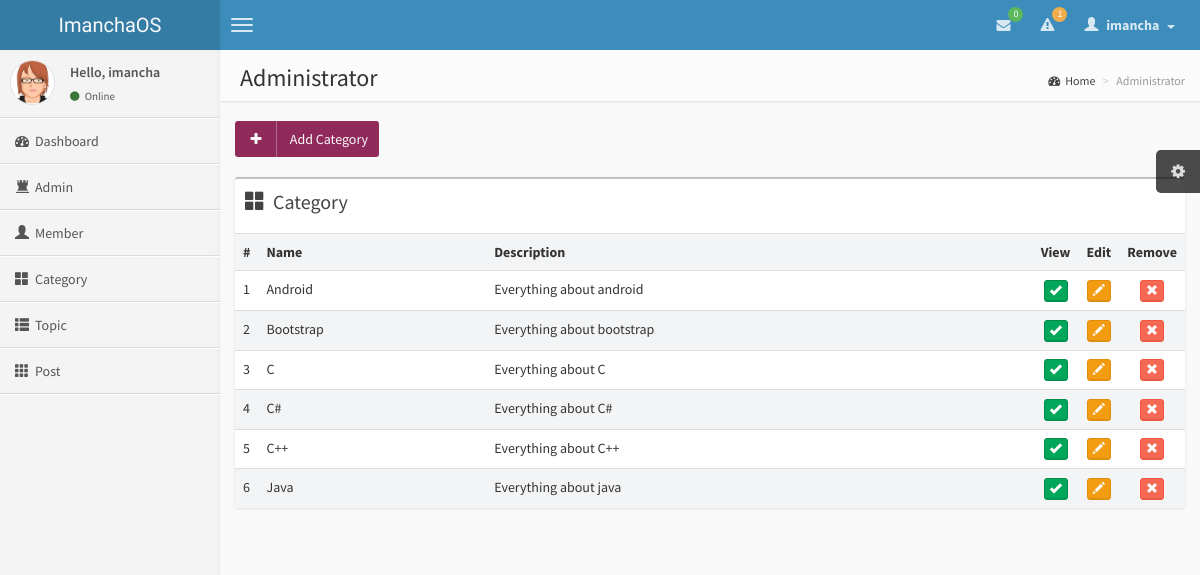
Screenshot of /admin.php?view=category (signed in) with the database file from the repository.
### tables this page shows
CREATE TABLE IF NOT EXISTS `category` (
  `id_category` int(11) NOT NULL AUTO_INCREMENT,
  `name_category` varchar(30) NOT NULL,
  `description` varchar(50) NOT NULL,
  PRIMARY KEY (`id_category`)
);

### admin.php (the view, shortened to what this page needs)
<?php include_once('function.inc');
	if(isset($_SESSION['id'])){
		if($_SESSION['level'] == "admin"){
			$view = $_GET['view'];
			if($view == "admin"){
				mysql_open();
				if(isset($_POST['submit'])){
					$sql = "SELECT id,username FROM user WHERE username='".$_POST['name']."' OR email='".$_POST['name']."' LIMIT 1";
					$res = mysql_query($sql) or die(mysql_error());
					if(mysql_num_rows($res) == 1){
						$row = mysql_fetch_array($res);
						$sql0 = "UPDATE user SET level='admin' WHERE id='".$row['id']."' LIMIT 1";
						$res0 = mysql_query($sql0) or die(mysql_error());
						if($res0){
							$content = "<div class='alert alert-success alert-dismissable'>
														<i class='fa fa-check'></i>
														<button type='button' class='close' data-dismiss='alert' aria-hidden='true'>&times</button>
														<b>".$row['username']."</b> added as Admin.
													</div>";
						}else{
							$content = "<div class='alert alert-warning alert-dismissable'>
														<i class='fa fa-warning'></i>
														<button type='button' class='close' data-dismiss='alert' aria-hidden='true'>&times</button>
														An error has occured. Please try again.
													</div>";
						}
					}else{
						$content = "<div class='alert alert-danger alert-dismissable'>
													<i class='fa fa-danger'></i>
													<button type='button' class='close' data-dismiss='alert' aria-hidden='true'>&times</button>
													<b>Username</b> did not match. Please try again.
												</div>";
					}
				}
				if(isset($_POST['remove'])){
					$sql0 = "UPDATE user SET level='member' WHERE id='".$_POST['id']."' LIMIT 1";
					$res0 = mysql_query($sql0) or die(mysql_error());
					if($res0){
						$content = "<div class='alert alert-success alert-dismissable'>
													<i class='fa fa-check'></i>
													<button type='button' class='close' data-dismiss='alert' aria-hidden='true'>&times</button>
													<b>".$_POST['name']."</b> removed from Admin.
												</div>";
					}
				}
				$content .= "<div class='row'>
											<div class='col-md-2'>
												<button class='btn bg-purple btn-social' data-toggle='collapse' data-target='#add'><i class='fa fa-plus'></i><span> Add Admin</span></button>
											</div>
											<div class='col-md-8'>
												<div id='add' class='collapse'>
													<form action='' method='post'>
														<div class='input-group'>
															<input name='name' type='text' class='form-control' placeholder='Type username or email'>
															<div class='input-group-btn'>
																<button class='btn bg-purple' name='submit' type='submit'><i class='fa fa-plus'></i></button>
															</div>
														</div>
													</form>
												</div>
											</div>
										</div><br>";
				$content .= '<div class="box">
												<div class="box-header"><h3 class="box-title"><i class="glyphicon glyphicon-tower"></i> &nbsp;Admin</h3></div>
												<div class="box-body no-padding">';
				$sql = "SELECT * FROM user WHERE level='admin'";
				$res = mysql_query($sql) or die(mysql_error());
				if(mysql_num_rows($res) > 0){
					$content .= '<table class="table table-striped">
												<tbody>
													<tr><th style="width: 10px">#</th><th>Username</th><th>Name</th><th>City</th><th>Email</th><th style="width: 20px">View</th><th style="width: 20px">Remove</th></tr>';
					while($row = mysql_fetch_array($res)){
						$content .= '<tr>
													<td>'.++$i.'</td>
													<td>'.$row['username'].'</td>
													<td>'.$row['name'].'</td>
													<td>'.$row['city'].'</td>
													<td>'.$row['email'].'</td>
													<td style="text-align:center"><button onClick="window.location=\'profile.php?user='.$row['id'].'\'" class="btn btn-success btn-xs"><i class="glyphicon glyphicon-ok"></i></button></td>
													<td style="text-align:center">
														<form action="" method="post">
															<input type="hidden" name="id" value="'.$row['id'].'">
															<input type="hidden" name="name" value="'.$row['username'].'">
															<button name="remove" class="btn btn-danger btn-xs"><i class="glyphicon glyphicon-remove"></i></button>
														</form>
													</td>
												</tr>';
					}
					$content .= '</tbody></table>';
				}
				$content .= '</div></div>';
				mysql_close();
			}else if($view == "category"){
				$content .= "<div class='row'>
											<div class='col-md-2'>
												<button class='btn bg-maroon btn-social' data-toggle='collapse' data-target='#add'><i class='fa fa-plus'></i><span> Add Category</span></button>
											</div>
											<div class='col-md-10'>
												<div id='add' class='collapse'>
													<form action='' method='post'>
														<div class='col-md-5'>
															<input name='name' type='text' class='form-control' placeholder='Category Name' required>
														</div>
														<div class='col-md-6'>
															<input name='desc' type='text' class='form-control' placeholder='Description' required>
														</div>
															<div class='col-md-1'>
																<button class='btn bg-maroon' name='add' type='submit'><i class='fa fa-plus'></i></button>
															</div>
													</form>
												</div>
												$edit
											</div>
										</div><br>";
				$content .= '<div class="box">
												<div class="box-header"><h3 class="box-title"><i class="glyphicon glyphicon-th-large"></i> &nbsp;Category</h3></div>
												<div class="box-body no-padding">';
				$sql = "SELECT * FROM category ORDER BY name_category ASC";
				$res = mysql_query($sql) or die(mysql_error());
				if(mysql_num_rows($res) > 0){
					$content .= '<table class="table table-striped">
												<tbody>
													<tr><th style="width: 10px">#</th><th>Name</th><th>Description</th><th style="width: 20px">View</th><th style="width: 20px">Edit</th><th style="width: 20px">Remove</th></tr>';
					while($row = mysql_fetch_array($res)){
						$content .= '<tr>
													<td>'.++$i.'</td>
													<td>'.$row['name_category'].'</td>
													<td>'.$row['description'].'</td>
													<td style="text-align:center"><button onClick="window.location=\'category.php?cid='.$row['id_category'].'&title='.$row['name_category'].'\'" class="btn btn-success btn-xs"><i class="glyphicon glyphicon-ok"></i></button></td>
													<form action="" method="post">
														<input type="hidden" name="id" value="'.$row['id_category'].'">
														<input type="hidden" name="name" value="'.$row['name_category'].'">
														<td style="text-align:center"><button name="edit" class="btn btn-warning btn-xs"><i class="glyphicon glyphicon-pencil"></i></button></td>
														<td style="text-align:center"><button name="remove" class="btn btn-danger btn-xs"><i class="glyphicon glyphicon-remove"></i></button></td>
													</form>
												</tr>';
					}
					$content .= '</tbody></table>';
				}
				$content .= '</div></div>';
			}else if($view == "topic"){
				mysql_open();
				if(isset($_POST['edit'])){
					$sql = "SELECT * FROM category ORDER BY name_category ASC";
					$res = mysql_query($sql) or die(mysql_error());
					if(mysql_num_rows($res) > 0){
						while($row = mysql_fetch_array($res)){
							if($row['name_category'] == $_POST['name'])
								$select = 'selected';
							else
								$select = '';
							$option .= '<option value='.$row['id_category'].' '.$select.'>'.$row['name_category'].'</option>';
						}
					}
					$content = "<div class='row'>
												<div class='col-md-1'></div>
												<form action='' method='post'>
													<div class='col-md-6'>
														<input name='id' type='hidden' value='".$_POST['id']."'>
														<input name='title' type='text' class='form-control' value='".$_POST['title']."' required>
													</div>
													<div class='col-md-3'>
														<select name='name' class='form-control'>$option</select>
													</div>
													<div class='col-md-1'>
														<button class='btn bg-maroon' name='save' type='submit'><i class='fa fa-save'></i></button>
													</div>
												</form>
											</div><br>";
				}
				if(isset($_POST['save'])){
					$sql = "UPDATE topic SET id_category='".$_POST['name']."',title_topic='".$_POST['title']."' WHERE id_topic='".$_POST['id']."' LIMIT 1";
					$res = mysql_query($sql) or die(mysql_error());
					if($res){
						$content = "<div class='alert alert-success alert-dismissable'>
													<i class='fa fa-check'></i>
													<button type='button' class='close' data-dismiss='alert' aria-hidden='true'>&times</button>
													<b>ID Topic ".$_POST['id']."</b> have been updated.
												</div>";
					}
				}
				if(isset($_POST['remove'])){
					$sql = "DELETE FROM topic WHERE id_topic='".$_POST['id']."' LIMIT 1";
					$res = mysql_query($sql) or die(mysql_error());
					$content = "<div class='alert alert-success alert-dismissable'>
													<i class='fa fa-check'></i>
													<button type='button' class='close' data-dismiss='alert' aria-hidden='true'>&times</button>
													<b>ID Topic ".$_POST['id']."</b> have been deleted.
												</div>";
				}
				$content .= '<div class="box">
												<div class="box-header"><h3 class="box-title"><i class="glyphicon glyphicon-th-list"></i> &nbsp;Topic</h3></div>
												<div class="box-body no-padding">';
				$sql = "SELECT * FROM topic ORDER BY date_topic DESC";
				$res = mysql_query($sql) or die(mysql_error());
				if(mysql_num_rows($res) > 0){
					$content .= '<table class="table table-striped">
												<tbody>
													<tr><th style="width: 10px">#</th><th>Title</th><th>Category</th><th>Creator</th><th>Date</th><th>Answers</th><th>Views</th><th style="width: 20px">View</th><th style="width: 20px">Edit</th><th style="width: 20px">Remove</th></tr>';
					while($row = mysql_fetch_array($res)){
						$sql0 = "SELECT name_category FROM category WHERE id_category='".$row['id_category']."' LIMIT 1";
						$res0 = mysql_query($sql0) or die(mysql_error());
						if(mysql_num_rows($res0) == 1)
							$row0 = mysql_fetch_array($res0);
						$content .= '<tr>
													<td>'.++$i.'</td>
													<td>'.$row['title_topic'].'</td>
													<td>'.$row0['name_category'].'</td>
													<td>'.$row['creator_topic'].'</td>
													<td>'.$row['date_topic'].'</td>
													<td>'.$row['answers'].'</td>
													<td>'.$row['views'].'</td>
													<td style="text-align:center"><button onClick="window.location=\'topic.php?cid='.$row['id_category'].'&tid='.$row['id_topic'].'&title='.$row['title_topic'].'\'" class="btn btn-success btn-xs"><i class="glyphicon glyphicon-ok"></i></button></td>
													<form action="" method="post">
														<input type="hidden" name="id" value="'.$row['id_topic'].'">
														<input type="hidden" name="title" value="'.$row['title_topic'].'">
														<input type="hidden" name="name" value="'.$row0['name_category'].'">
														<td style="text-align:center"><button name="edit" class="btn btn-warning btn-xs"><i class="glyphicon glyphicon-pencil"></i></button></td>
														<td style="text-align:center"><button name="remove" class="btn btn-danger btn-xs"><i class="glyphicon glyphicon-remove"></i></button></td>
													</form>
												</tr>';
					}
					$content .= '</tbody></table>';
				}
				$content .= '</div></div>';
				mysql_close();
			}else if($view == "post"){
				mysql_open();
				if(isset($_POST['remove'])){
					$sql = "DELETE FROM post WHERE id_post='".$_POST['id']."' LIMIT 1";
					$res = mysql_query($sql) or die(mysql_error());
					$content = "<div class='alert alert-success alert-dismissable'>
													<i class='fa fa-check'></i>
													<button type='button' class='close' data-dismiss='alert' aria-hidden='true'>&times</button>
													<b>ID Post ".$_POST['id']."</b> have been deleted.
												</div>";
				}
				$content .= '<div class="box">
												<div class="box-header"><h3 class="box-title"><i class="glyphicon glyphicon-th"></i> &nbsp;Post</h3></div>
												<div class="box-body no-padding">';
				$sql = "SELECT * FROM post ORDER BY date_post DESC";
				$res = mysql_query($sql) or die(mysql_error());
				if(mysql_num_rows($res) > 0){
					$content .= '<table class="table table-striped">
												<tbody>
													<tr><th style="width: 10px">#</th><th>Content</th><th>Category</th><th>Creator</th><th>Date</th><th style="width: 20px">View</th><th style="width: 20px">Remove</th></tr>';
					while($row = mysql_fetch_array($res)){
						$sql0 = "SELECT name_category FROM category WHERE id_category='".$row['id_category']."' LIMIT 1";
						$res0 = mysql_query($sql0) or die(mysql_error());
						if(mysql_num_rows($res0) == 1)
							$row0 = mysql_fetch_array($res0);
						if(strlen($row['content_post']) > 100)
							$row['content_post'] = substr($row['content_post'],0,100) . "...";
						$content .= '<tr>
													<td>'.++$i.'</td>
													<td>'.$row['content_post'].'</td>
													<td>'.$row0['name_category'].'</td>
													<td>'.$row['creator_post'].'</td>
													<td>'.$row['date_post'].'</td>
													<td style="text-align:center"><button onClick="window.location=\'topic.php?cid='.$row['id_category'].'&tid='.$row['id_topic'].'&title='.$row['title_topic'].'\'" class="btn btn-success btn-xs"><i class="glyphicon glyphicon-ok"></i></button></td>
													<form action="" method="post">
														<input type="hidden" name="id" value="'.$row['id_post'].'">
														<td style="text-align:center"><button name="remove" class="btn btn-danger btn-xs"><i class="glyphicon glyphicon-remove"></i></button></td>
													</form>
												</tr>';
					}
					$content .= '</tbody></table>';
				}
				$content .= '</div></div>';
				mysql_close();
			}else{
				header("Location: admin.php?view=admin");
				exit();
			}
		}else{
			header('Location: dashboard.php');
			exit();
		}
	}else{
		header('Location: login.php');
		exit();
	}
	$title = "Administrator";
?>
<!DOCTYPE html>
<html>
  <head>
	<link href="css/bootstrap.min.css" rel="stylesheet" type="text/css" />
	<link href="css/font-awesome.min.css" rel="stylesheet" type="text/css" />
	<link href="css/ionicons.min.css" rel="stylesheet" type="text/css" />
	<link href="css/imancha.css" rel="stylesheet" type="text/css" />
  </head>
  <body class="skin-blue">
    <header class="header"><?php navigation(); ?></header>
    <div class="wrapper row-offcanvas row-offcanvas-left">
      <aside class="left-side sidebar-offcanvas">
				<section class="sidebar">
					<div class="user-panel">
						<div class="pull-left image">
							<img src="img/avatar3.png" class="img-circle" alt="User Image" />
						</div>
						<div class="pull-left info">
							<p>Hello, <?php echo $_SESSION['username']; ?></p>
							<a href="#"><i class="fa fa-circle text-success"></i> Online</a>
						</div>
					</div>
					<ul class="sidebar-menu">
						<li><a href='dashboard.php'><i class='fa fa-dashboard'></i><span>Dashboard</span></a></li>
						<li><a href='admin.php?view=admin'><i class='glyphicon glyphicon-tower'></i><span>Admin</span></a></li>
						<li><a href='admin.php?view=member'><i class='glyphicon glyphicon-user'></i><span>Member</span></a></li>
						<li><a href='admin.php?view=category'><i class='glyphicon glyphicon-th-large'></i><span>Category</span></a></li>
						<li><a href='admin.php?view=topic'><i class='glyphicon glyphicon-th-list'></i><span>Topic</span></a></li>
						<li><a href='admin.php?view=post'><i class='glyphicon glyphicon-th'></i><span>Post</span></a></li>
					</ul>
        </section>
      </aside>
      <aside class="right-side">
        <section class="content-header">
          <?php echo '<h1>'.$title.' <small>'.$description.'</small></h1>'; ?>
          <ol class="breadcrumb">
						<li><a href="index.php"><i class="fa fa-dashboard"></i>Home</a></li>
            <li class="active"><?php echo $title ?></li>
          </ol>
        </section>
        <section class="content">
					<?php echo $content; ?>
        </section>
      </aside>
    </div>
  </body>
</html>

### rows the page displays
category: name_category "Android", description "Everything about android"
category: name_category "Bootstrap", description "Everything about bootstrap"
category: name_category "C", description "Everything about C"
category: name_category "C#", description "Everything about C#"
category: name_category "C++", description "Everything about C++"
category: name_category "Java", description "Everything about java"

### other values shown
$num "0"
$mun "1"
$_SESSION['username'] "imancha"
$title "Administrator"
